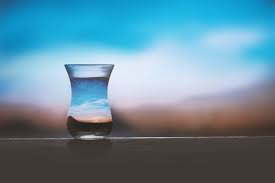
%> input picture Semester_Material/Semester_4/Digital_Image_Processing/Lab/img1.jpg, 275 x 183 px
$ octave Mid_term_lab_exam.m   (GNU Octave 9; MATLAB toolbox functions it lacks are replaced by stand-ins)
%> lines starting %> are read from the running program, lines starting %| are printed output that depends on the picture
%Mid term Lab Exam
%Name: Aoun-Haider
%ID:   FA21-BSE-133
%Question#01
%Read two images as image1 and image2. Convert them into gray scale if they
%are color images.
image1 = imread("E:\Digital Image Processing\Lab\img1.jpg");
%> image1 is the input picture: size 183x275x3 uint8; mean R, G, B 101.1, 138.5, 156
image2 = imread("E:\Digital Image Processing\Lab\img2.jpg");
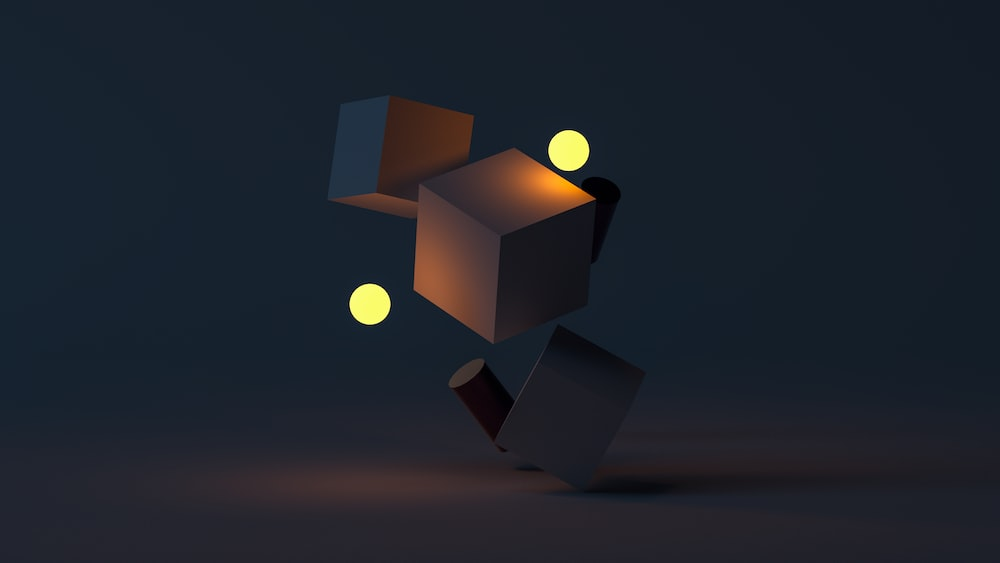
%> input picture Semester_Material/Semester_4/Digital_Image_Processing/Lab/img2.jpg, 1000 x 563 px
%> image2 is the input picture: size 563x1000x3 uint8; mean R, G, B 30.1, 34.6, 43.2

[r,c,l] = size(image1);
%> r = 183; c = 275; l = 3
[r,c,t] = size(image2);
%> r = 563; c = 1000; t = 3
if l == 3
    image1 = rgb2gray(image1);
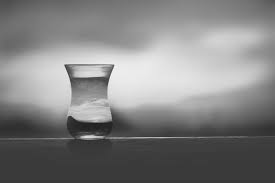
%> image1: size 183x275 uint8; min 26, max 250, mean 129.2
end
if t == 3
    image2 = rgb2gray(image2);
%> image2: size 563x1000 uint8
end

%display images
subplot(1,2,1);
imshow(image1);
subplot(1,2,2);
imshow(image2);

%% Produce a watermark image using image1 and image2 with 70:30 content ratio.
% Show image1, image2 & the watermarked image with appropriate titles.
gamma = 0.5;
image2 = imresize(image2,size(image1));
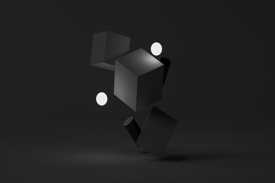
%> image2: size 183x275 uint8; min 0, max 247, mean 34.2

image3 = (1-gamma)*image2 + gamma* image1;
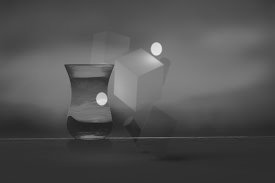
%> image3: size 183x275 uint8; min 29, max 233, mean 82.2
subplot(1,3,1);
imshow(image1); title('Orignal image1');
subplot(1,3,2);
imshow(image2); title('Orignal image2');
subplot(1,3,3);
imshow(image3); title('Watermarked image');
%% Rotate image1 45 degree, and horizontally flip image2 using affine
%transformation. Show the orignal image and processed images with
%approriate titles.

matrix1 = affine2d([cos(45) sin(45) 0; -sin(45) cos(45) 0; 0 0 1]);
imshow(imwarp(image1,matrix1));
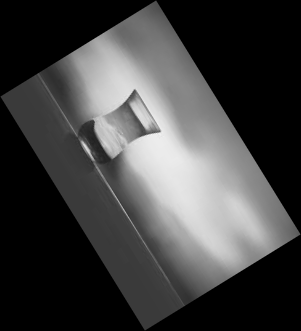
%> displayed picture: size 331x301, on the screen's scale of 0 to 255; min 0, max 241, mean 65.3

%% Perform histogram equalization on image1. Write custom code to compute PDF,
% CDF and to perform histogram equalization. Show orignal and equalized
% image along with their corresponding histograms in a single figure.

x = zeros(256,1);
[row,col] = size(image1);
%> row = 183; col = 275
for i = 1:row
    for j = 1:col
        temp = image1(i,j);
        x(temp+1) = x(temp+1) + 1;
    end
end
%> after the loop, x = 256 values, max 5926 at index 59, min 0 at index 1, mean 196.6

PDF = x/(row*col);
%> PDF = 256 values, max 0.118 at index 59, min 0 at index 1, mean 0.00391
CDF(1) = PDF(1);

for i = 2:256
        CDF(i) = CDF(i-1)+PDF(i);
end
%> after the loop, CDF = 256 values from 0 to 1

L = 256;
s = CDF*L;
%> s = 256 values from 0 to 256

for i = 1:row
    for j = 1:col
        temp = image1(i,j);
        Equalized(i,j) = s(temp+1);
    end
end
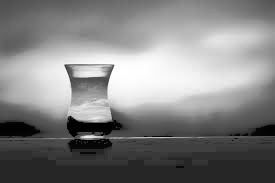
%> Equalized: size 183x275 double; min 0.00509, max 256, mean 130.6; drawn with min black and max white

subplot 221
imshow(uint8(image1)); title('Orignal image');

subplot 222
bar(image1); title('Histogram');

subplot 223
imshow(uint8(Equalized)); title('Equalized image');

subplot 224
bar(Equalized); title('Histogram');
%> after `title('Histogram')`:
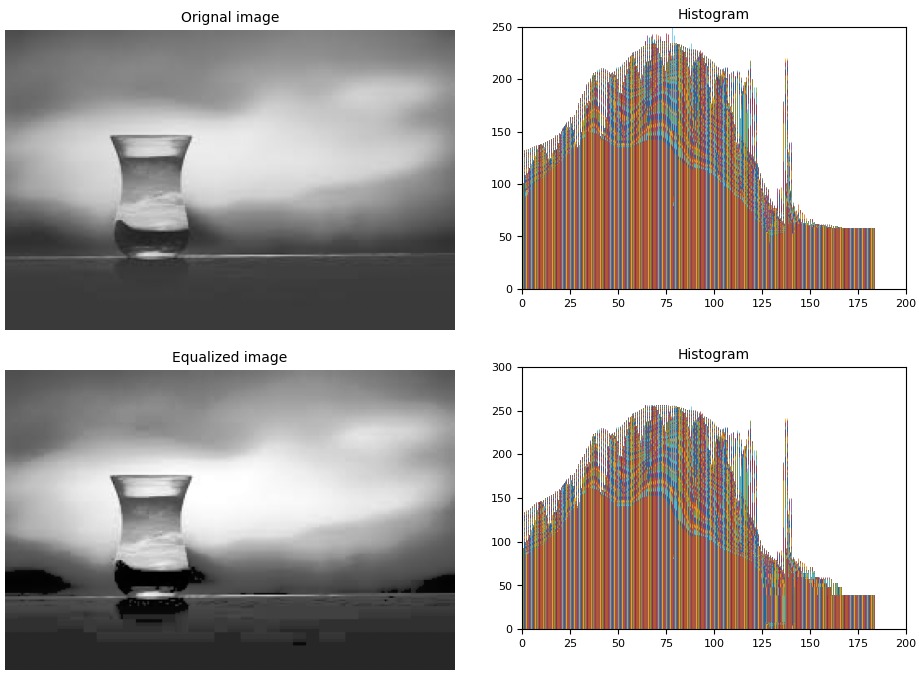
%> figure redrawn from the program's plot data, 4 panels
